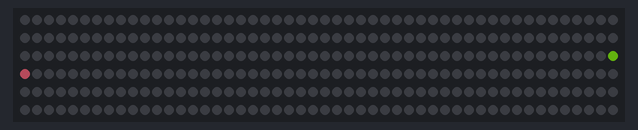
Bench run of a sketch on a simulated Arduino Uno, built with avr-gcc and run on an emulated ATmega328P. Parts: 300 RGB LEDs in strip order, left to right, continuing on the next row. Dim RGB values are drawn brighter than linear.

Above: at 0.15 s.
At 2.82 s:
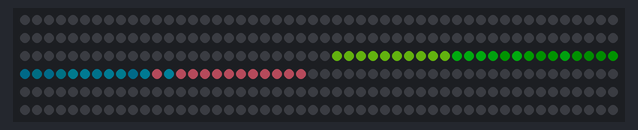
At 4.86 s:
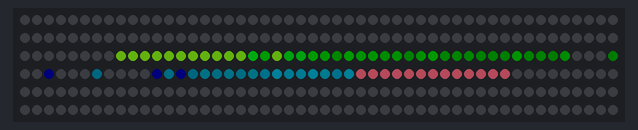
At 7.08 s:
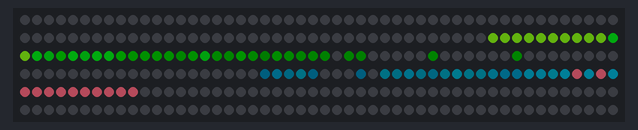
At 9.7 s:
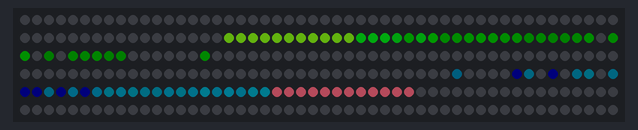
At 19.21 s:
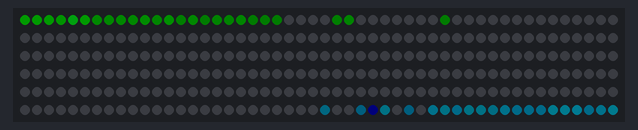

The sketch:

example.ino
```cpp
#define NeoPin     13 // NeoPixel Pin
#define MAXPIXELS 300 // Number of Pixels
//-------------------------------------------------------------------------------------
#include <npMeteor.h>
npNeoPixel pixels = npNeoPixel(MAXPIXELS, NeoPin, NEO_GRB + NEO_KHZ800);
//-------------------------------------------------------------------------------------
unsigned int Delay = 2;
npMeteor Meteor1(0x20, 0x3A, 0x05, 10, 64, true, Delay, npVirtualNeo(&pixels, pixels.numPixels()/2-1, 0), false);
npMeteor Meteor2(0x40, 0x1A, 0x20, 10, 64, true, Delay, npVirtualNeo(&pixels, pixels.numPixels()/2, pixels.numPixels()-1), false);
//-------------------------------------------------------------------------------------
void setup ()
{
  Serial.begin (115200); // Serial output with 115200 bps
  pixels.begin();
  pixels.clear();
  pixels.npShow();
}
//-------------------------------------------------------------------------------------
void loop ()
{
  Meteor1.update();
  Meteor2.update();
  delay (1);
}
```

npBase.h
```cpp
// Neopixel base effect class using npNeoPixel and npVirtualNeo classes.
// Based on the ideas from:
// https://www.tweaking4all.com/hardware/arduino/adruino-led-strip-effects/
//
#ifndef NPBASE_H
#define NPBASE_H

#include <math.h>
#include "npVirtualNeo.h"
//-------------------------------------------------------------------------------------
class npBase {
public:
  npBase(npVirtualNeo Target, unsigned int Delay, unsigned char red, unsigned char green, unsigned char blue, bool KeepBackground = false, bool AutoUpdate = true);
  npBase(npVirtualNeo Target, unsigned int Delay, bool KeepBackground = false, bool AutoUpdate = true);
  ~npBase();
  bool update();
  void restart();
  bool hasFinished();
  void changeColor(unsigned char red, unsigned char green, unsigned char blue);
  void changeColor();
  void getColor(unsigned int pos, unsigned char *r, unsigned char *g, unsigned char *b);
  uint32_t getCounter();
  uint32_t getPosition();
  uint32_t getMillisFromFirstRun();
  uint32_t getMillisFromLastRun();
  void savePixels();
  bool restorePixels();
  bool setPixelColor(unsigned int ledNo, unsigned char red, unsigned char green, unsigned char blue);
  bool setPixelColor(unsigned int ledNo, uint32_t color);
  uint32_t getPixelColor(unsigned int ledNo);
  bool setAll(unsigned char red, unsigned char green, unsigned char blue);
  bool allOff();
  float getAmps();
protected:
  void init();
  virtual void doInit() = 0;
  virtual bool doUpdate() = 0;
  void Wheel(unsigned int WheelPos, unsigned char *r, unsigned char *g, unsigned char *b);
  bool fadeToBlack(unsigned int ledNo, int fadeValue, bool *allOff);
  bool fadeToColor(unsigned int ledNo, unsigned int color, int fadeValue, bool *allOff);
  bool fadeToColor(unsigned int ledNo, unsigned char red, unsigned char green, unsigned char blue, int fadeValue, bool *allOff);
  unsigned char r, g, b;
  bool keepBackground;
  uint32_t *pixels;
  bool doRainbow;
  npVirtualNeo *target;
  unsigned int loopDelay;
  bool doDelay;
  bool autoUpdate;
  unsigned int Position;
  uint32_t TimeSinceLastUpdate;
  uint32_t ClockTimeSinceLastUpdate;
  bool started;
  uint32_t TimeStampOfFirstRun;
  uint32_t TimeStampOfLastRun;
  uint32_t counter;
  bool done;
  float Amps;
};
//-------------------------------------------------------------------------------------

#endif // NPFIRE_H
```

npMeteor.h
```cpp
// Neopixel effect using npBase, npNeoPixel and npVirtualNeo classes.
// Based on the ideas from:
// https://www.tweaking4all.com/hardware/arduino/adruino-led-strip-effects/
//
#ifndef NPMETEOR_H
#define NPMETEOR_H

#include <math.h>
#include "npBase.h"
//-------------------------------------------------------------------------------------
class npMeteor : public npBase {
public:
  npMeteor(unsigned char red, unsigned char green, unsigned char blue, int meteorSize, int meteorTrailDecay, bool meteorRandomDecay, unsigned int SpeedDelay, npVirtualNeo Target, bool KeepBackground);
  npMeteor(int meteorSize, int meteorTrailDecay, bool meteorRandomDecay, unsigned int SpeedDelay, npVirtualNeo Target, bool KeepBackground);
  ~npMeteor();
private:
  void doInit();
  bool doUpdate();
  unsigned int size;
  unsigned int trailDecay;
  bool randomDecay;
  bool allOff;
};
//-------------------------------------------------------------------------------------

#endif // NPMETEOR_H
```

npNeoPixel.h
```cpp
#ifndef NPNEOPIXEL_H
#define NPNEOPIXEL_H

#include "Adafruit_NeoPixel.h"
//-------------------------------------------------------------------------------------
class npNeoPixel : public Adafruit_NeoPixel {
public:
//  npNeoPixel(QWidget *parent, uint16_t n, uint8_t p=6, neoPixelType t=NEO_GRB + NEO_KHZ800);
  npNeoPixel(uint16_t n, uint8_t p=6, neoPixelType t=NEO_GRB + NEO_KHZ800, float maxAmps = 0.5);
  ~npNeoPixel();
  float npShow();
	// Attention: The npAmps() method is NOT absolutly safe and gives just
	// a hint of the current needed for a specific pattern.
  float npAmps(void);
private:
  float maxCurrent;
};
//-------------------------------------------------------------------------------------

#endif // NPNEOPIXEL_H
```

npVirtualNeo.h
```cpp
#ifndef NPVIRTUALNEO_H
#define NPVIRTUALNEO_H
#include "npNeoPixel.h"
//-------------------------------------------------------------------------------------
class npVirtualNeo {
public:
  enum direction {
    ROWHORI = 0,
    ZIGHORI = 1,
    ROWVERT = 2,
    ZIGVERT = 3
  };

  npVirtualNeo(npNeoPixel *Strip, unsigned int start, unsigned int end, unsigned int step = 1, direction dir = ROWHORI, unsigned int rows = 1);
  npVirtualNeo(npNeoPixel *Strip);
  ~npVirtualNeo();
  npVirtualNeo(const npVirtualNeo &A);
  unsigned int getStart();
  unsigned int getEnd();
  bool isReverse();
  unsigned int numPixels();
  unsigned int getPosition(unsigned int value);
  npNeoPixel *getStrip();
  bool checkNeoIndex(unsigned int index);
  bool checkLocalIndex(unsigned int index);
  void setPixelColor(unsigned int ledNo, unsigned char red, unsigned char green, unsigned char blue);
  void setPixelColor(unsigned int ledNo, uint32_t color);
  uint32_t getPixelColor(unsigned int ledNo);
  bool add(unsigned int ledNo);
  void clear();
private:
  npNeoPixel *neo;
  unsigned int neoStart;
  unsigned int neoEnd;
  unsigned int neoSize;
  unsigned int neoStep;
  direction neoDir;
  unsigned int neoRows;
  unsigned int neoCols;
  bool reverse;
  bool isUserDefined;
  unsigned int *pixels;
};
//-------------------------------------------------------------------------------------

#endif // NPVIRTUALNEO_H
```
